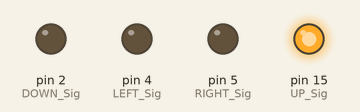
Bench run of a sketch on a simulated Arduino Uno, built with avr-gcc and run on an emulated ATmega328P. Shown: output pins drawn as LEDs (lit = HIGH).

Above: at 0.2 s.
At 1.2 s:
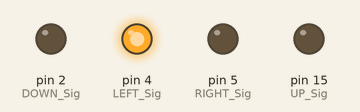
At 2.7 s:
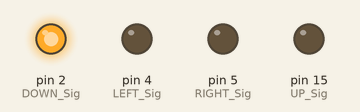
At 3.7 s:
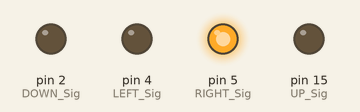
Timing chart, 0 to 4.6 s (numbered marks = the images above):
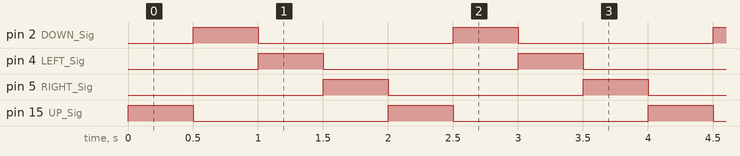

The sketch:

RotatorControllerController.ino
```cpp
#define UP_Sig 15
#define DOWN_Sig 2
#define LEFT_Sig 4
#define RIGHT_Sig 5

void setDirection(uint8_t dir)
{
  digitalWrite(UP_Sig, LOW);
  digitalWrite(DOWN_Sig, LOW);
  digitalWrite(LEFT_Sig, LOW);
  digitalWrite(RIGHT_Sig, LOW);
  digitalWrite(dir, HIGH);
}

void setup()
{
  pinMode(UP_Sig, OUTPUT);
  pinMode(DOWN_Sig, OUTPUT);
  pinMode(LEFT_Sig, OUTPUT);
  pinMode(RIGHT_Sig, OUTPUT);
}

void loop()
{
  setDirection(UP_Sig);
  delay(500);
  setDirection(DOWN_Sig);
  delay(500);
  setDirection(LEFT_Sig);
  delay(500);
  setDirection(RIGHT_Sig);
  delay(500);
}
```

Measured:
- by itself, pin 2 (DOWN_Sig), pin 4 (LEFT_Sig), pin 5 (RIGHT_Sig), pin 15 (UP_Sig): alternates HIGH for 0.50 s and LOW for 1.5 s
- by itself, everything shown: repeats every 2.0 s, in 4 steps
